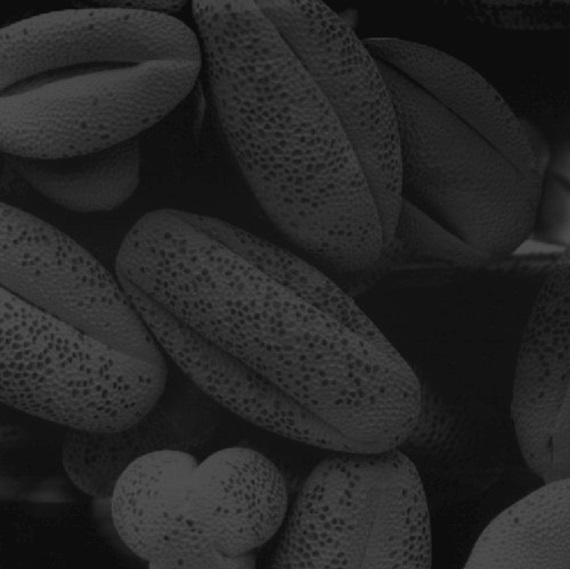
#> input picture histogram_equalization/image_data/input.jpg, 570 x 569 px
$ python histogram_stretch.py
#> lines starting #> are read from the running program, lines starting #| are printed output that depends on the picture
"""
Created on 2022

@author: Joshua
"""
import copy
import os

import cv2
import numpy as np
import time
from matplotlib import pyplot as plt


class contrastStretch:
    def __init__(self) -> None:
        self.img = ""
        self.original_image = ""
        self.last_list = []
        self.rem = 0
        self.L = 256
        self.sk = 0
        self.k = 0
        self.number_of_rows = 0
        self.number_of_cols = 0

    def stretch(self, input_image) -> cv2.imread:

#> called with input_image = './image_data/input.jpg'
        self.img = cv2.imread(input_image, 0) #  using 0 to read image in grey scale mode
#> self.img is the input picture: shape (569, 570); min 9, max 81, mean 38.7
        self.original_image = copy.deepcopy(self.img)

        x, _, _ = plt.hist(self.img.ravel(), 256, [0, 256], label="x") #  get frequency of pixels for each colour in the grayscale colour range (256) 0-white - 256-black
#> x = 256 values, max 19329 at index 19, min 0 at index 0, mean 1266.9
        self.k = np.sum(x) # total amount of pixels
#> self.k = 324330

        # create the new greyscale colour assosciated with each num 1-256
        for i in range(len(x)):

            prk = x[i] / self.k #  normalises between 0 and 1 and is the probability of pixels at that value
            self.sk += prk # accumulate: will eventually equal one
            last = (self.L - 1) * self.sk #  256-1 * cummulative probability up to the pixel value

            # for use in first iteration
            if self.rem != 0:
                self.rem = int(last % last)

            last = int(last + 1 if self.rem >= 0.5 else last) # round to nearest int
            self.last_list.append(last) # append new colour for given rgb
#> this loop made 256 passes
#> (prk, self.sk, last) on passes 1 to 3: (0, 0, 0), (0, 0, 0), (0, 0, 0)
#> after the loop, self.last_list = 256 values from 0 to 254; self.rem = 0; self.sk = 1

        self.number_of_rows = int(np.ma.count(self.img) / self.img[1].size) # get number of rows in image
#> self.number_of_rows = 569
        self.number_of_cols = self.img[1].size
#> self.number_of_cols = 570

        # set each pixel to new value
        for i in range(self.number_of_cols):
            for j in range(self.number_of_rows):
                num = self.img[j][i]
                if num != self.last_list[num]:
                    self.img[j][i] = self.last_list[num]
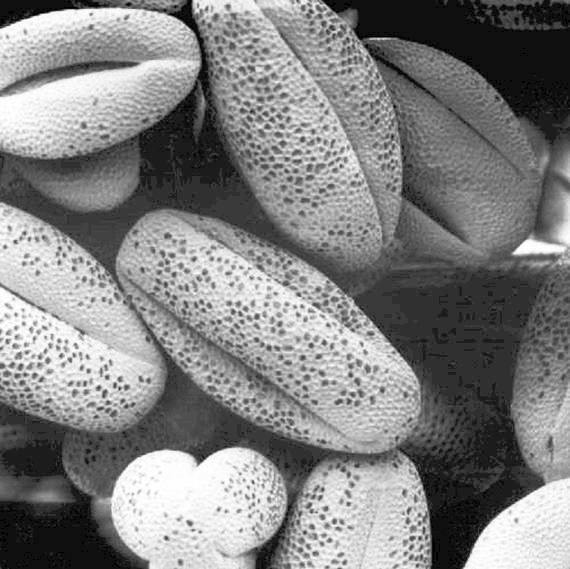
#> self.img: shape (569, 570); min 0, max 254, mean 129.7

        # cv2.imwrite("output_data/output.jpg", self.img)

        return self.img

    def plotHistogram(self):
        plt.hist(self.img.ravel(), 256, [0, 256])
        plt.title('Post Stretch Contrast')
        plt.xlabel('Pixel Grey-Scale Values (1-256)')
        plt.ylabel('Frequency of Pixels')
        plt.show()
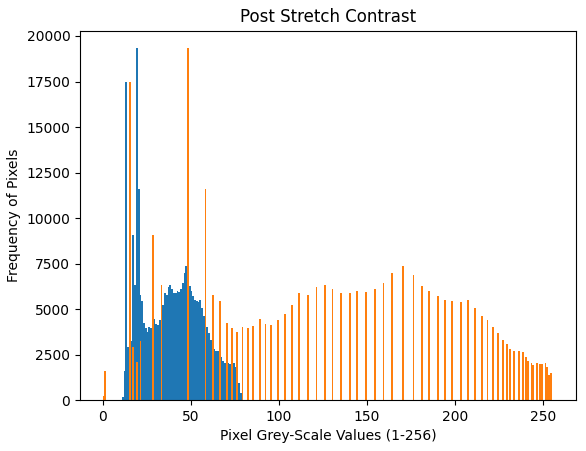
#> figure drawn by matplotlib, 1 panel; tallest bar 19329 high, from x = 19 to 20; tallest bar 19329 high, from x = 48 to 49

    def showImage(self):
        print('Press 0 to EXIT IMAGES NOT THE EXIT BUTTON ON GUI!')
        cv2.imshow("Output-Image", self.img)
        cv2.imshow("Input-Image", self.original_image)
        cv2.waitKey(0)
        cv2.destroyAllWindows()


if __name__ == "__main__":
    file_path = f"./image_data/input.jpg"
    stretcher = contrastStretch()
    stretcher.stretch(file_path)
    stretcher.plotHistogram()
    stretcher.showImage()
